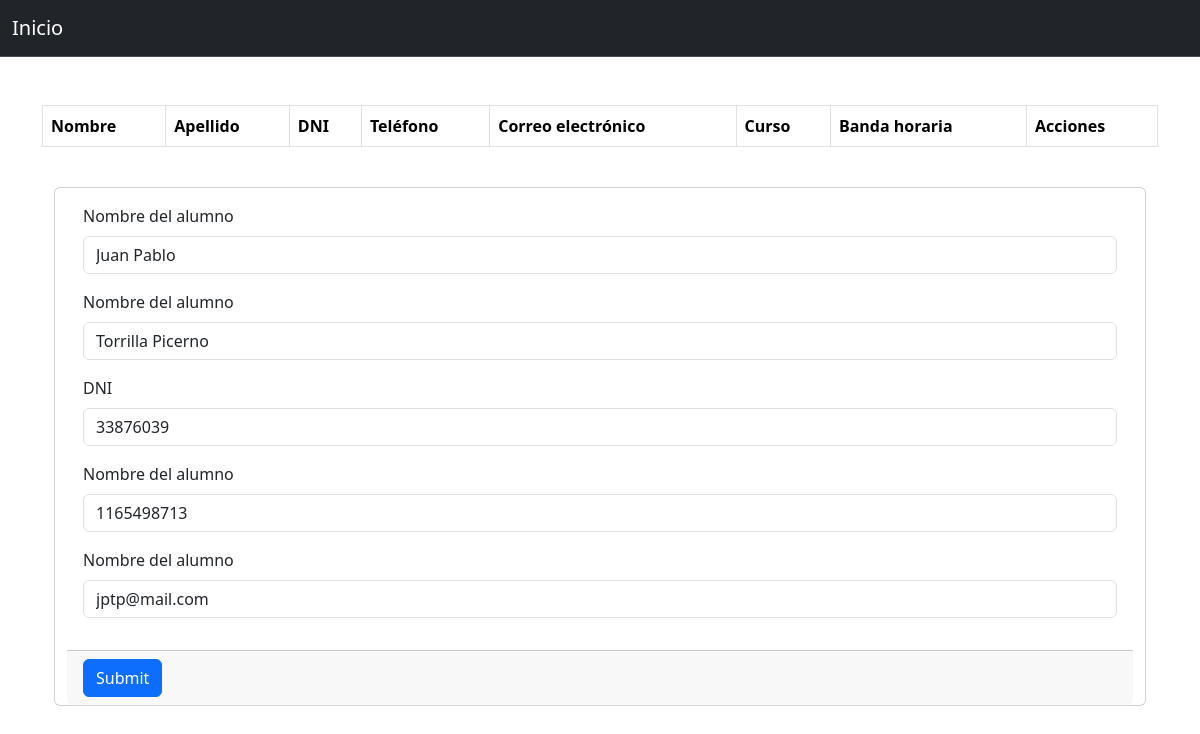
/cursos/modificarAlumno/33876039, run on the app's committed database.
### cursos/models.py (models this page shows)
class Alumno(models.Model):
    Nombre = models.CharField(max_length=50)
    Apellido = models.CharField(max_length=50)
    DNI = models.IntegerField(primary_key=True)
    Telefono = models.CharField(max_length=15)
    Correo_electronico = models.EmailField()
    Curso = models.ForeignKey(Curso, on_delete=models.SET_NULL, null=True)

### cursos/views.py (the view, shortened to what this page needs)
# urls.py: path('modificarAlumno/<int:dni>', views.editar_alumno, name='editar_alumno'),
def editar_alumno(request, dni):
    alumno = get_object_or_404(Alumno, DNI=dni)
    if request.method == 'GET':
        template = loader.get_template("cursos/editAlumno.html")
        context = {
            "alumno": alumno,
        }
        return HttpResponse(template.render(context, request))

### cursos/templates/cursos/editAlumno.html (shortened to what this page needs)
{% extends 'cursos/base.html' %}
{% block content %}
    {% if alumno %}
    <table class="table table-bordered">
        <tr>
          <th>Nombre</th>
          <th>Apellido</th>
          <th>DNI</th>
          <th>Teléfono</th>
          <th>Correo electrónico</th>
          <th>Curso</th>
          <th>Banda horaria</th>
          <th>Acciones</th>
        </tr>
    </table>
    <div class="container p-4">
        <div class="row">
            <div class="card">
                    <form action="/cursos/modificarAlumno/{{alumno.DNI}}" method="POST">
                        <div class="card-body">
                            <div class="mb-3">
                                <label for="nombre" class="form-label">Nombre del alumno</label>
                                <input type="text" class="form-control" name="nombre" id="nombre" aria-describedby="nombreHelp" value="{{alumno.Nombre}}">
                            </div>
                            <div class="mb-3">
                                <label for="apellido" class="form-label">Nombre del alumno</label>
                                <input type="text" class="form-control" name="apellido" id="apellido" aria-describedby="apellidoHelp" value="{{alumno.Apellido}}">
                            </div>
                            <div class="mb-3">
                                <label for="DNI" class="form-label">DNI</label>
                                <input type="number" class="form-control" name="dni" id="DNI" aria-describedby="DNIHelp" value="{{alumno.DNI}}">
                            </div>
                            <div class="mb-3">
                                <label for="telefono" class="form-label">Nombre del alumno</label>
                                <input type="tel" class="form-control" name="telefono" id="telefono" aria-describedby="telefonoHelp" value="{{alumno.Telefono}}">
                            </div>
                            <div class="mb-3">
                                <label for="correo_electronico" class="form-label">Nombre del alumno</label>
                                <input type="text" class="form-control" name="correo_electronico" id="correo_electronico" aria-describedby="correo_electronicoHelp" value="{{alumno.Correo_electronico}}">
                            </div>
                        </div>
                        <div class="card-footer">
                            <button type="submit" class="btn btn-primary">Submit</button>
                        </div>
                    </form>
            </div>
            </div>
    {%endif%}
{%endblock%}

### data on the page
Alumno: nombre "Juan Pablo", apellido "Torrilla Picerno", dni "33876039", telefono "1165498713", correo_electronico "jptp@mail.com"
